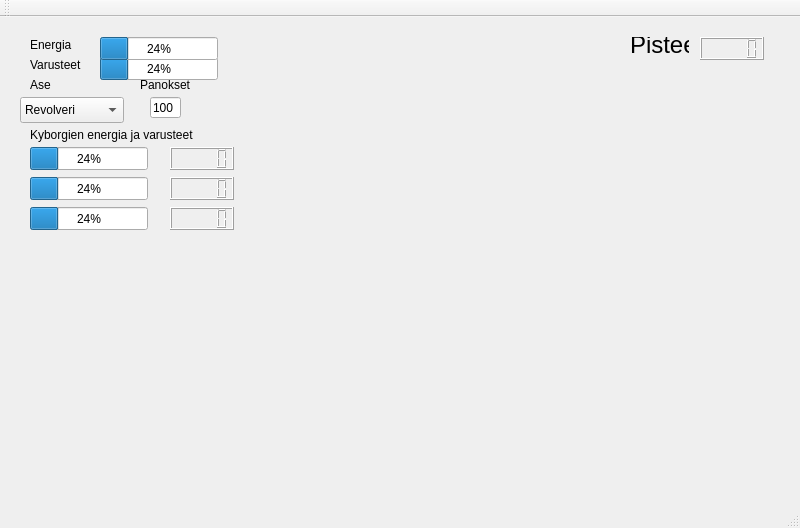
<?xml version="1.0" encoding="UTF-8"?>
<ui version="4.0">
 <class>MainWindow</class>
 <widget class="QMainWindow" name="MainWindow">
  <property name="geometry">
   <rect>
    <x>0</x>
    <y>0</y>
    <width>800</width>
    <height>528</height>
   </rect>
  </property>
  <property name="windowTitle">
   <string>MainWindow</string>
  </property>
  <widget class="QWidget" name="centralWidget">
   <widget class="QProgressBar" name="progressBar">
    <property name="geometry">
     <rect>
      <x>100</x>
      <y>40</y>
      <width>118</width>
      <height>23</height>
     </rect>
    </property>
    <property name="value">
     <number>24</number>
    </property>
   </widget>
   <widget class="QProgressBar" name="progressBar_3">
    <property name="geometry">
     <rect>
      <x>100</x>
      <y>20</y>
      <width>118</width>
      <height>23</height>
     </rect>
    </property>
    <property name="value">
     <number>24</number>
    </property>
   </widget>
   <widget class="QLCDNumber" name="lcdNumber">
    <property name="geometry">
     <rect>
      <x>170</x>
      <y>160</y>
      <width>64</width>
      <height>23</height>
     </rect>
    </property>
   </widget>
   <widget class="QLCDNumber" name="lcdNumber_2">
    <property name="geometry">
     <rect>
      <x>170</x>
      <y>190</y>
      <width>64</width>
      <height>23</height>
     </rect>
    </property>
   </widget>
   <widget class="QLCDNumber" name="lcdNumber_4">
    <property name="geometry">
     <rect>
      <x>170</x>
      <y>130</y>
      <width>64</width>
      <height>23</height>
     </rect>
    </property>
   </widget>
   <widget class="QComboBox" name="comboBox_2">
    <property name="geometry">
     <rect>
      <x>20</x>
      <y>80</y>
      <width>104</width>
      <height>26</height>
     </rect>
    </property>
    <item>
     <property name="text">
      <string>Revolveri</string>
     </property>
    </item>
    <item>
     <property name="text">
      <string>Kivääri</string>
     </property>
    </item>
    <item>
     <property name="text">
      <string>Miekka</string>
     </property>
    </item>
   </widget>
   <widget class="QLabel" name="label">
    <property name="geometry">
     <rect>
      <x>30</x>
      <y>20</y>
      <width>59</width>
      <height>16</height>
     </rect>
    </property>
    <property name="text">
     <string>Energia</string>
    </property>
   </widget>
   <widget class="QLabel" name="label_2">
    <property name="geometry">
     <rect>
      <x>30</x>
      <y>40</y>
      <width>59</width>
      <height>16</height>
     </rect>
    </property>
    <property name="text">
     <string>Varusteet</string>
    </property>
   </widget>
   <widget class="QLabel" name="label_3">
    <property name="geometry">
     <rect>
      <x>30</x>
      <y>60</y>
      <width>59</width>
      <height>16</height>
     </rect>
    </property>
    <property name="text">
     <string>Ase</string>
    </property>
   </widget>
   <widget class="QLabel" name="label_4">
    <property name="geometry">
     <rect>
      <x>140</x>
      <y>60</y>
      <width>59</width>
      <height>16</height>
     </rect>
    </property>
    <property name="text">
     <string>Panokset</string>
    </property>
   </widget>
   <widget class="QProgressBar" name="progressBar_4">
    <property name="geometry">
     <rect>
      <x>30</x>
      <y>160</y>
      <width>118</width>
      <height>23</height>
     </rect>
    </property>
    <property name="value">
     <number>24</number>
    </property>
   </widget>
   <widget class="QProgressBar" name="progressBar_2">
    <property name="geometry">
     <rect>
      <x>30</x>
      <y>190</y>
      <width>118</width>
      <height>23</height>
     </rect>
    </property>
    <property name="value">
     <number>24</number>
    </property>
   </widget>
   <widget class="QProgressBar" name="progressBar_5">
    <property name="geometry">
     <rect>
      <x>30</x>
      <y>130</y>
      <width>118</width>
      <height>23</height>
     </rect>
    </property>
    <property name="value">
     <number>24</number>
    </property>
   </widget>
   <widget class="QLabel" name="label_5">
    <property name="geometry">
     <rect>
      <x>30</x>
      <y>110</y>
      <width>191</width>
      <height>16</height>
     </rect>
    </property>
    <property name="text">
     <string>Kyborgien energia ja varusteet</string>
    </property>
   </widget>
   <widget class="QLineEdit" name="lineEdit">
    <property name="geometry">
     <rect>
      <x>150</x>
      <y>80</y>
      <width>31</width>
      <height>21</height>
     </rect>
    </property>
    <property name="text">
     <string>100</string>
    </property>
   </widget>
   <widget class="QLCDNumber" name="lcdNumber_5">
    <property name="geometry">
     <rect>
      <x>700</x>
      <y>20</y>
      <width>64</width>
      <height>23</height>
     </rect>
    </property>
   </widget>
   <widget class="QLabel" name="label_6">
    <property name="geometry">
     <rect>
      <x>630</x>
      <y>20</y>
      <width>59</width>
      <height>16</height>
     </rect>
    </property>
    <property name="font">
     <font>
      <pointsize>18</pointsize>
     </font>
    </property>
    <property name="text">
     <string>Pisteet</string>
    </property>
   </widget>
  </widget>
  <widget class="QMenuBar" name="menuBar">
   <property name="geometry">
    <rect>
     <x>0</x>
     <y>0</y>
     <width>800</width>
     <height>22</height>
    </rect>
   </property>
  </widget>
  <widget class="QToolBar" name="mainToolBar">
   <attribute name="toolBarArea">
    <enum>TopToolBarArea</enum>
   </attribute>
   <attribute name="toolBarBreak">
    <bool>false</bool>
   </attribute>
  </widget>
  <widget class="QStatusBar" name="statusBar"/>
 </widget>
 <layoutdefault spacing="6" margin="11"/>
 <resources/>
 <connections/>
</ui>
